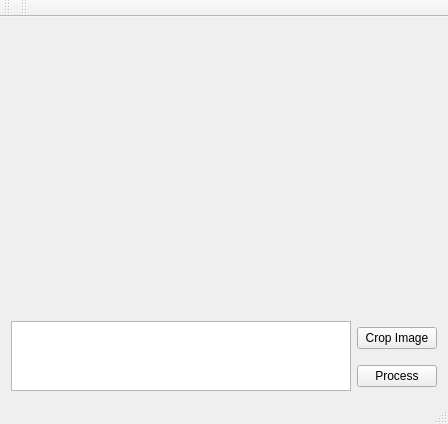
<?xml version="1.0" encoding="UTF-8"?>
<ui version="4.0">
 <class>gui</class>
 <widget class="QMainWindow" name="gui">
  <property name="geometry">
   <rect>
    <x>0</x>
    <y>0</y>
    <width>448</width>
    <height>424</height>
   </rect>
  </property>
  <property name="sizePolicy">
   <sizepolicy hsizetype="Preferred" vsizetype="Preferred">
    <horstretch>0</horstretch>
    <verstretch>0</verstretch>
   </sizepolicy>
  </property>
  <property name="windowTitle">
   <string>gui</string>
  </property>
  <widget class="QWidget" name="centralWidget">
   <layout class="QHBoxLayout" name="horizontalLayout">
    <item>
     <layout class="QGridLayout" name="gridLayout">
      <item row="0" column="0" colspan="2">
       <widget class="QLabel" name="label">
        <property name="text">
         <string/>
        </property>
       </widget>
      </item>
      <item row="1" column="0" rowspan="2">
       <widget class="QPlainTextEdit" name="latexText">
        <property name="autoFillBackground">
         <bool>false</bool>
        </property>
       </widget>
      </item>
      <item row="1" column="1">
       <widget class="QPushButton" name="cropImageButton">
        <property name="text">
         <string>Crop Image</string>
        </property>
       </widget>
      </item>
      <item row="2" column="1">
       <widget class="QPushButton" name="processButton">
        <property name="text">
         <string>Process</string>
        </property>
       </widget>
      </item>
     </layout>
    </item>
   </layout>
  </widget>
  <widget class="QMenuBar" name="menuBar">
   <property name="geometry">
    <rect>
     <x>0</x>
     <y>0</y>
     <width>448</width>
     <height>27</height>
    </rect>
   </property>
  </widget>
  <widget class="QToolBar" name="mainToolBar">
   <attribute name="toolBarArea">
    <enum>TopToolBarArea</enum>
   </attribute>
   <attribute name="toolBarBreak">
    <bool>false</bool>
   </attribute>
  </widget>
  <widget class="QStatusBar" name="statusBar"/>
  <widget class="QToolBar" name="toolBar">
   <property name="windowTitle">
    <string>toolBar</string>
   </property>
   <attribute name="toolBarArea">
    <enum>TopToolBarArea</enum>
   </attribute>
   <attribute name="toolBarBreak">
    <bool>false</bool>
   </attribute>
  </widget>
 </widget>
 <layoutdefault spacing="6" margin="11"/>
 <resources/>
 <connections/>
</ui>
